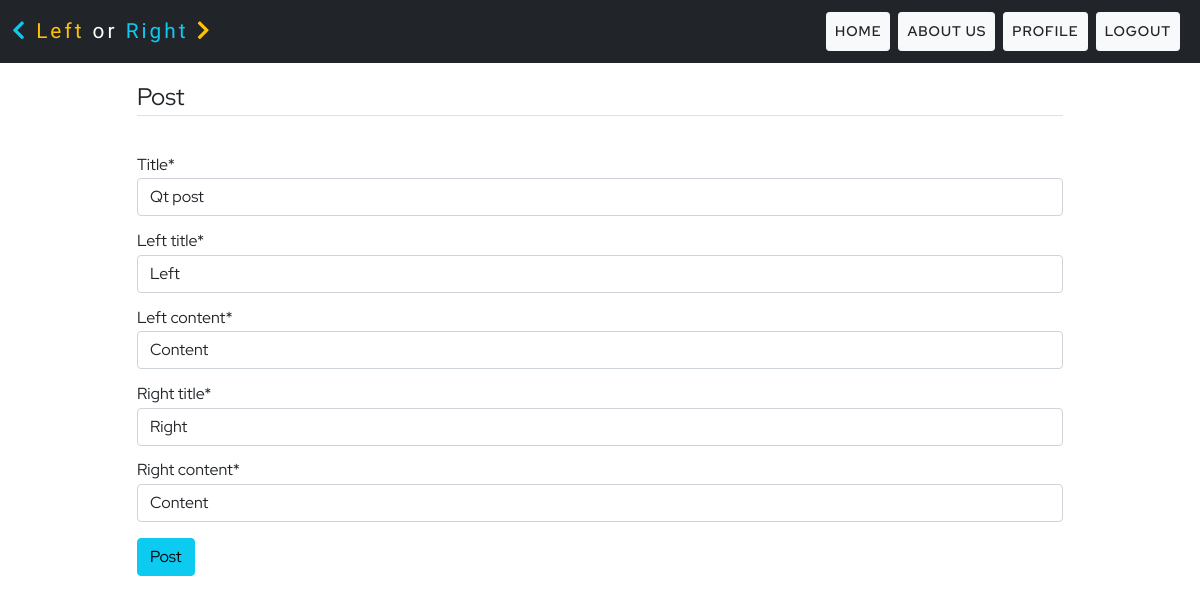
Page /post/7/update (signed in) on the committed database.
### feed/models.py (models this page shows, shortened)
class Post(models.Model):
    title = models.CharField(max_length=250)
    datetime = models.DateTimeField(default=timezone.now)
    uname = models.ForeignKey(User, on_delete=models.CASCADE)
    left_title = models.CharField(max_length=200, default='')
    left_content = models.CharField(max_length=200, default='')
    left_vote = models.ManyToManyField(User, blank=True, related_name='left_vote')
    right_title = models.CharField(max_length=200, default='')
    right_content = models.CharField(max_length=200, default='')
    right_vote = models.ManyToManyField(User, blank=True, related_name='right_vote')

### feed/views.py (the view, shortened to what this page needs)
# urls.py: path('post/<int:pk>/update', UpdatePostView.as_view(), name='update_post'),
class UpdatePostView(LoginRequiredMixin, UpdateView, UserPassesTestMixin):
    model = Post
    fields = ['title', 'left_title', 'left_content', 'right_title', 'right_content']
    success_url = '/home'

### feed/templates/feed/post_form.html (shortened to what this page needs)
{% extends 'feed/base.html' %}
{% load crispy_forms_tags %}
{% block content %}
<div class="container">
    <div class="row justify-content-center my-3">
        <div class="col-10 red-hat-font">
            <form action="" method="POST">
                <fieldset class="form-group">
                    <legend class="border-bottom mb-4">
                        Post
                    </legend>
                    {{form | crispy}}
                </fieldset>
                <div class="form-group my-3">
                    <button class="btn btn-info" type="submit">
                        Post
                    </button>
                </div>
            </form>
        </div>
    </div>
</div>
{% endblock content %}

### feed/static/css/main.css (style rules this page uses)
.red-hat-font { font-family: 'Red Hat Display', sans-serif; }
label { padding: 0.8em 0 0.1em 0; }

### rows in the picture
Post: title "Qt post", left_title "Left", left_content "Content", right_title "Right", right_content "Content"
